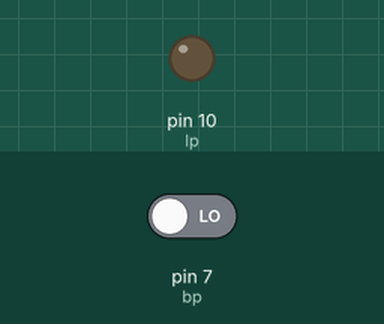
The sketch below on a simulated Arduino Uno, built with avr-gcc and run on an emulated ATmega328P. Parts: output pins drawn as LEDs (lit = HIGH). Dashed ring = blinking. The inputs (shaded band) are chosen by the test bench; at power-on: pin 7 (bp) LOW.

Above: at 1.2 s.
1.3 s: pin 7 (bp) driven HIGH
At 1.55 s:
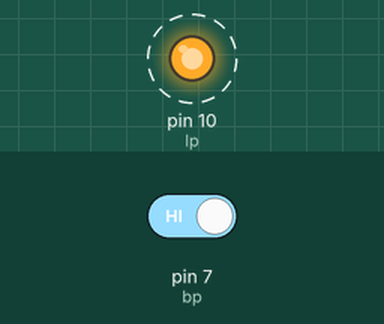
4.3 s: pin 7 (bp) driven LOW
At 4.3 s:
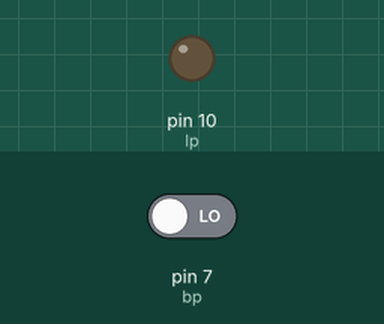
Timing chart, 0 to 7.3 s (numbered marks = the images above; inputs shaded):
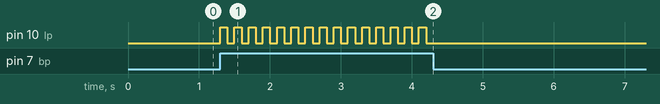

Measured:
- after the input at 1.3 s, pin 10 (lp): alternates HIGH for 0.10 s and LOW for 0.10 s, starting at once
- after the input at 4.3 s, pin 10 (lp): stops changing and stays LOW

The sketch:

botao_led_piscando.ino
```cpp
int bp = 7;
int lp = 10;
int eb =0;

void setup(){
  pinMode(lp , OUTPUT);
  pinMode(bp, INPUT);

}

void loop() {
  eb = digitalRead(bp);
  if (eb == HIGH){
    digitalWrite(lp , HIGH);
    delay(100);
    digitalWrite(lp , LOW);
    delay(100);
}
  else {
    digitalWrite(lp, LOW);
  }
}
```
